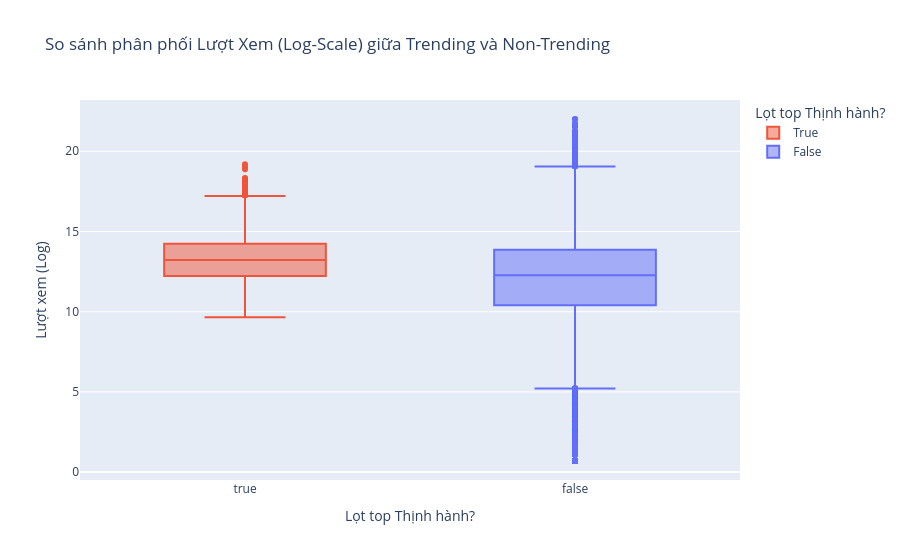

Write notebook code for a chart like this one.
### Code cell
import plotly.express as px
from scipy import stats
import pandas as pd

print("ĐANG PHÂN TÍCH TƯƠNG QUAN RQ1: TRENDING vs NON-TRENDING...")

# 1. Trực quan hóa bằng Boxplot (Dùng log_view_count để biểu đồ đẹp, không bị bóp méo)
fig = px.box(
    df, 
    x="is_trending", 
    y="log_view_count", 
    color="is_trending",
    title="So sánh phân phối Lượt Xem (Log-Scale) giữa Trending và Non-Trending",
    labels={"is_trending": "Lọt top Thịnh hành?", "log_view_count": "Lượt xem (Log)"},
    color_discrete_map={True: "#ef553b", False: "#636efa"}
)
fig.show()

# 2. KIỂM ĐỊNH THỐNG KÊ
# Tách 2 tập data
trending_views = df[df['is_trending'] == True]['log_view_count']
non_trending_views = df[df['is_trending'] == False]['log_view_count']

# Chạy kiểm định Mann-Whitney U (Vì phân phối không chuẩn)
stat, p_value = stats.mannwhitneyu(trending_views, non_trending_views, alternative='two-sided')

print("-" * 50)
print("📝 KẾT QUẢ KIỂM ĐỊNH THỐNG KÊ (Mann-Whitney U Test)")
print("-" * 50)
print(f"P-value = {p_value:.10f}")

if p_value < 0.05:
    print("✅ KẾT LUẬN: P-value < 0.05. Bác bỏ giả thuyết H0.")
    print("=> Có sự khác biệt CÓ Ý NGHĨA THỐNG KÊ về lượt xem giữa video Trending và Non-Trending.")
    print("=> Nhóm có đủ cơ sở khoa học để khẳng định: View và Like là yếu tố cốt lõi phân loại Trending.")
else:
    print("❌ KẾT LUẬN: P-value >= 0.05. Không có sự khác biệt rõ ràng.")

### Figure 1 — Plotly figure (JSON) as saved in the notebook; plotly's stock layout.template omitted (floating-point values rounded to 4 significant figures; data arrays with more than 128 entries replaced by an {"elided": "..."} marker saying what was removed)
{"data": [{"alignmentgroup": "True", "hovertemplate": "Lọt top Thịnh hành?=%{x}<br>Lượt xem (Log)=%{y}<extra></extra>", "legendgroup": "True", "marker": {"color": "#ef553b"}, "name": "True", "notched": false, "offsetgroup": "True", "orientation": "v", "showlegend": true, "type": "box", "x": {"elided": "16329 bool values"}, "x0": " ", "xaxis": "x", "y": {"elided": "16329 float values"}, "y0": " ", "yaxis": "y"}, {"alignmentgroup": "True", "hovertemplate": "Lọt top Thịnh hành?=%{x}<br>Lượt xem (Log)=%{y}<extra></extra>", "legendgroup": "False", "marker": {"color": "#636efa"}, "name": "False", "notched": false, "offsetgroup": "False", "orientation": "v", "showlegend": true, "type": "box", "x": {"elided": "104557 bool values"}, "x0": " ", "xaxis": "x", "y": {"elided": "104557 float values"}, "y0": " ", "yaxis": "y"}], "layout": {"boxmode": "overlay", "legend": {"title": {"text": "Lọt top Thịnh hành?"}, "tracegroupgap": 0}, "title": {"text": "So sánh phân phối Lượt Xem (Log-Scale) giữa Trending và Non-Trending"}, "xaxis": {"anchor": "y", "categoryarray": [true, false], "categoryorder": "array", "domain": [0, 1], "title": {"text": "Lọt top Thịnh hành?"}}, "yaxis": {"anchor": "x", "domain": [0, 1], "title": {"text": "Lượt xem (Log)"}}}}
